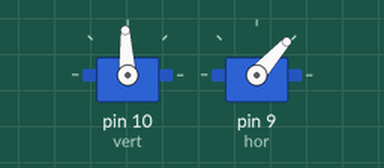
Bench run of a sketch on a simulated Arduino Uno, built with avr-gcc and run on an emulated ATmega328P. Shown: 2 × servo. Random numbers use the default seed unless the sketch sets one.

Above: at 2.23 s.
At 6.5 s:
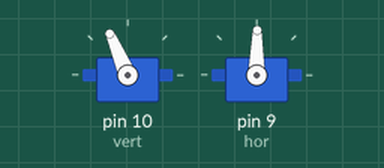
At 17.3 s:
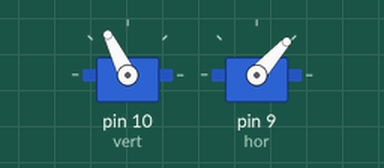
At 33.6 s:
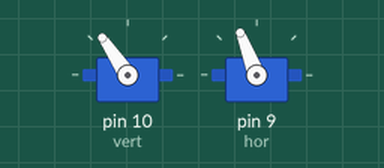
Timing chart, 0 to 40.0 s (numbered marks = the images above):
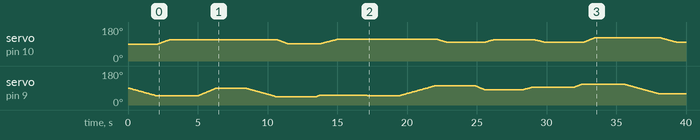

The sketch:

FM8U0ORGZDY7BDV.ino
```cpp
// (licence header left out)
#include <Servo.h>

Servo vert;
Servo hor;

void setup() {
  vert.attach(10);
  hor.attach(9);
}

void migrate(Servo &myServo, int newPos) {
  int wait=random(30,60); //randomize the wait to make it more interesting
  int pos = myServo.read(); //Read the current servo position
  if (pos < newPos) {
    for (int i=pos; i < newPos; i++) {
      myServo.write(i);
      delay(wait);
    }
  } else {
    for (int i=pos; i > newPos; i--) {
      myServo.write(i);
      delay(wait);
    }
  }
}


void randomPosition() {
  int rand=random(40,120); //The range is limited to 60 deg for better cat action
  migrate(hor, rand);

  rand=random(90,135); //The vertical range is limited to 45 deg also for better cat action.
  migrate(vert, rand);
}

void loop() {
  randomPosition();
  delay(2000);
}
```
